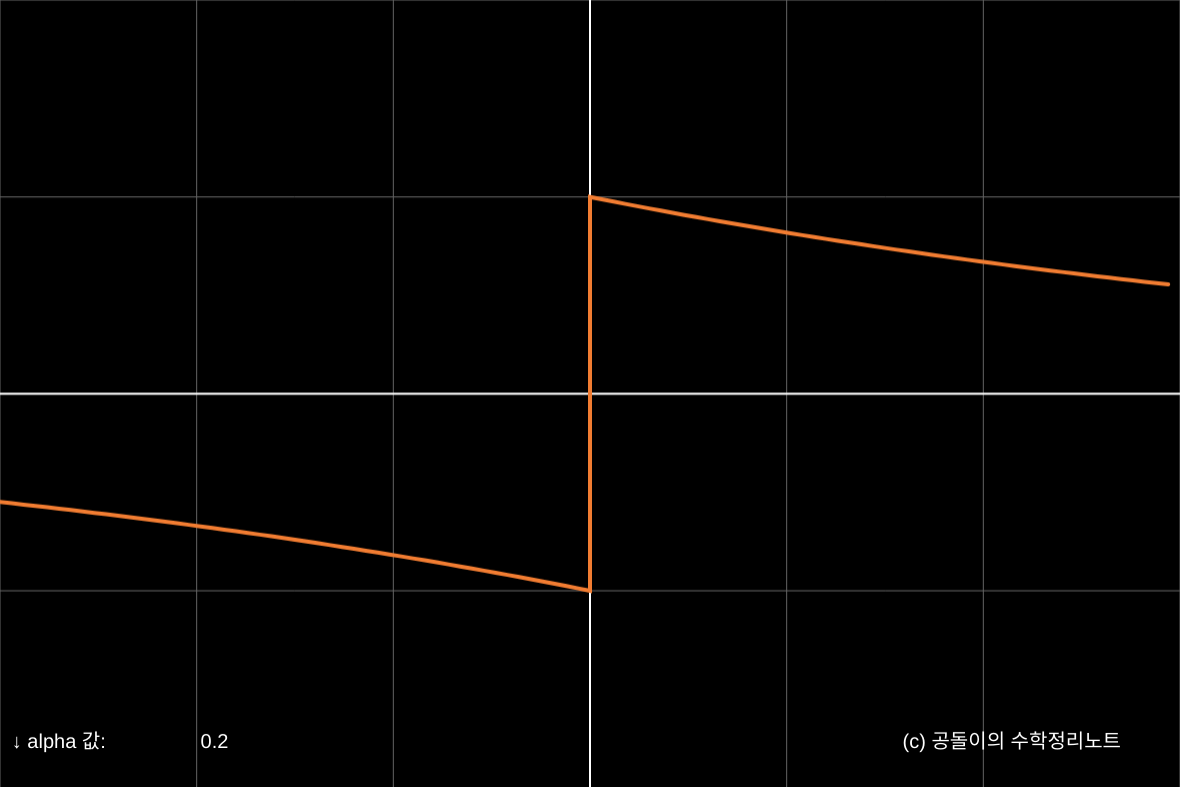
Frame 1 (no input)
Frame 60 (no input): identical to frame 1, image omitted
Frame 120 (the mouse pressed at the canvas centre since frame 60): identical to frame 1, image omitted

The p5.js sketch that drew this single still picture (run headless with seeded random() and noise() and a simulated clock; from frame 60 on, the mouse is pressed at the canvas centre):

// p5.js sketch
// ── sketch.js
// alpha는 0.01에서 0.3까지 변하는 걸로 하자.
// ylim은 -2에서 2로 하고, xlim은 -3에서 3까지.
var scl
var f_neg = []
var f_pos = []
var G_neg = []
var G_pos = []

var a
var mySlider

function setup() {
     createCanvas(windowWidth - 20, 2/ 3 * (windowWidth - 20));
     scl = (width / 6); // height가 낮다보니 height에 scale을 맞추는게 좋아보임.
     for (let i = -3; i <= 0; i += 3/50){
          f_neg.push(i)
     }
     f_neg.push(0)
     for (let i = 0; i <= 3; i += 3/50){
          f_pos.push(i)
     }
     mySlider = createSlider(0.01, 1, 0.2, 0.001)

}

function draw() {
     background(0);
     a = mySlider.value()

     drawGrid();
     plotFunction();
     fill(255);
     textSize(20)
     textAlign(LEFT)
     text('↓ alpha 값: ', 0.01 * width , height * 0.95)
     text(a, 0.17 * width, height * 0.95)
     textAlign(RIGHT)
     text('(c) 공돌이의 수학정리노트', width * 0.95, height * 0.95)
     textAlign(LEFT)
}

function plotFunction() {
     push();
     translate(width / 2, height / 2);
     scale(1, -1);
     // G 계산하기
     for (let i = 0; i <= f_neg.length; i++) {
          G_neg[i] = -1 * exp(a * f_neg[i]);
     }
     for (let i = 0; i <= f_pos.length; i++) {
          G_pos[i] = exp(-1 * a * f_pos[i]);
     }
     // G 그려주기
     noFill();
     stroke(242, 125, 50);
     strokeWeight(4);
     beginShape();
     for (let i = 0; i < G_neg.length; i++) {
          vertex(f_neg[i] * scl, G_neg[i] * scl);
     }
     for (let i = 0; i < G_pos.length; i++) {
          vertex(f_pos[i] * scl, G_pos[i] * scl);
     }
     vertex();
     endShape();
     pop();
}

function drawGrid() {
     push();
     stroke(100);
     translate(width / 2, height / 2);
     // vertical lines
     for (let i = -3; i <= 3; i++) {
          line(i * scl, -height / 2, i * scl, height / 2);
     }
     // horizontal lines
     for (let j = -2; j <= 2; j++) {
          line(-width / 2, j * scl, width / 2, j * scl);
     }
     // vertical center line
     stroke(255);
     strokeWeight(2);
     line(0, -height / 2, 0, height / 2);
     // horizontal center line
     line(-width / 2, 0, width / 2, 0);
     pop();
}
